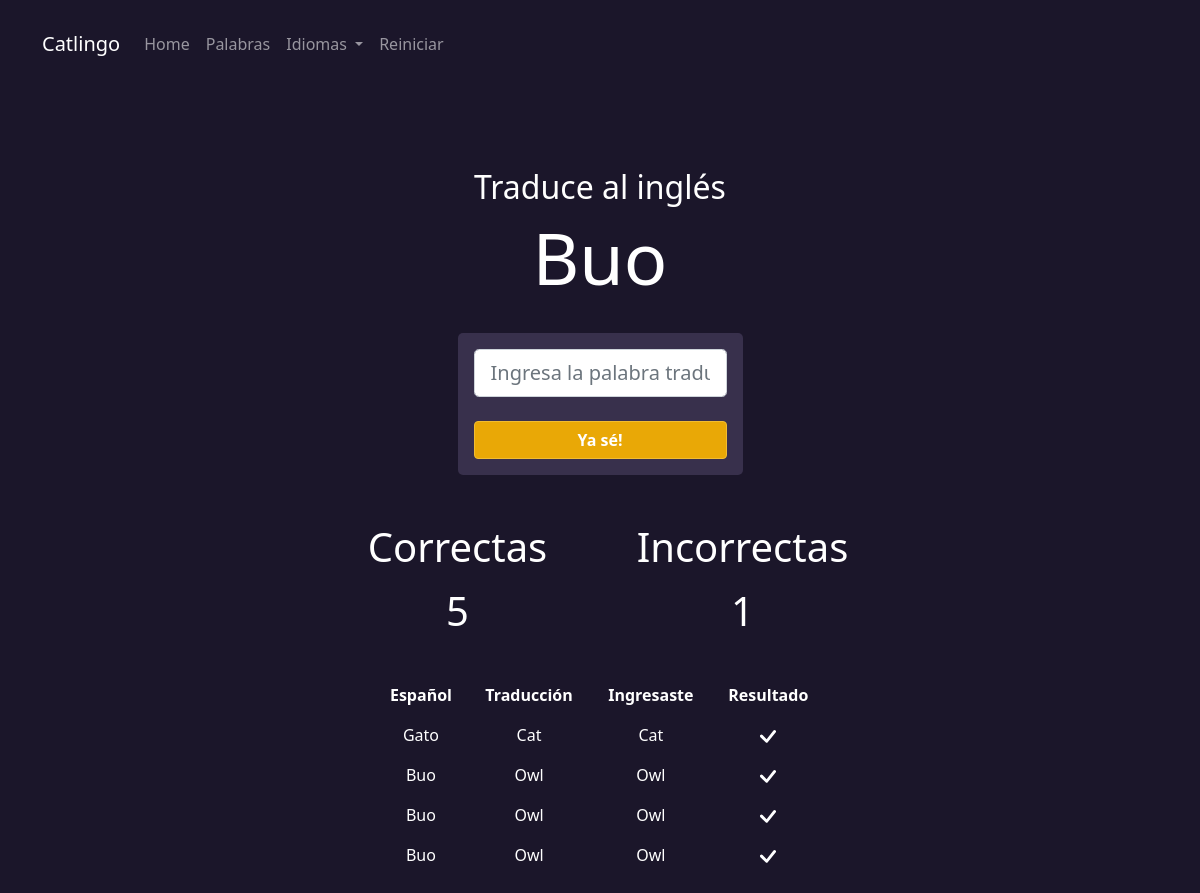
The page / on the database its author committed.
### tables this page shows
CREATE TABLE words (
    id         INTEGER NOT NULL,
    spanish    TEXT,
    english    TEXT,
    italian    TEXT,
    catalan    TEXT,
    PRIMARY KEY(id AUTOINCREMENT)
    );

CREATE TABLE answers (
    id          INTEGER NOT NULL,
    spanish     TEXT,
    word        TEXT,
    submit      TEXT,
    result      INTEGER,
    PRIMARY KEY(id AUTOINCREMENT)
    );

### app.py (the view)
@app.route('/index', methods=['GET'])
@app.route('/', methods=['GET'])
def index():
    con = sqlite3.connect('DB/catlingo.db')
    cur = con.cursor()
    cur.execute("SELECT * FROM users")
    user_data = cur.fetchall()[0] # ejemplo (0, "italian", 2, 0)
    con.close()
    language = user_data[1]
    correct = user_data[2]
    wrong = user_data[3]
    language = traslate_language(language)
    word_tuple = get_random_word()
    answers = -1
    if correct > 0 or wrong > 0:
        con = sqlite3.connect('DB/catlingo.db')
        cur = con.cursor()
        cur.execute("SELECT * FROM answers")
        answers = cur.fetchall()
        con.close()
        answers = answers[::-1]
        if len(answers) > 4:
            answers = answers[:4]
    return render_template('index.html', word_data=word_tuple, correct=correct, wrong=wrong, answers=answers, language=language)

### app.py (called while the page is built)
def traslate_language(language):
    language = language.upper()
    language = Languages[language].value
    if language ==1:
        language = "español"
    if language == 2:
        language = "inglés"
    if language == 3:
        language = "italiano"
    if language == 4:
        language = "catalán"
    return language

def get_random_word():
    con = sqlite3.connect('DB/catlingo.db')
    cur = con.cursor()
    cur.execute("SELECT * FROM words")
    words = cur.fetchall()
    con.close()
    count_words = (len(words))
    random_id = random.randrange(0, count_words)
    word_tuple = words[random_id]
    return word_tuple

### templates/index.html (shortened to what this page needs)
{% extends 'head.html' %} {% block body %}
<div id="recuadro" class="container my-5">
  <div class="row justify-content-center">
    <div class="col-4 pt-3">
      <div class="text-center text-white">
        <h2>Traduce al {{language}}</h2>
        <div class="display-2">
          <p>{{word_data[1].capitalize()}}</p>
        </div>
      </div>
    </div>
  </div>
<div class="row justify-content-center mt-3">
    <div class="col-3 p-3 recuadro-purple text-center">
      <form action="/check/{{word_data[0]}}" method="POST">
        <div class="form-group">
          <input
            type="text"
            class="form-control form-control-lg"
            name="submit_word"
            aria-describedby="helpId"
            placeholder="Ingresa la palabra traducida"
          />
        </div>
        <div class="d-grid gap-2">
          <button type="submit" class="btn btn-warning boton text-white mt-4">
            Ya sé!
          </button>
        </div>
      </form>
    </div>
  </div>
<div class="row justify-content-center pt-5">
    <div class="col-3 text-white text-center">
      <div class="display-6">
        <p>Correctas</p>
        <p>{{correct}}</p>
      </div>
    </div>
            <div class="col-3 text-white text-center">
                <div class="display-6">
                  <p>Incorrectas</p>
                  <p>{{wrong}}</p>
                </div>
              </div>
            </div>
            {% if answers != -1 %}
            <div class="row justify-content-center pt-4">
              <div class="col-5 text-center">
                <table class="table text-white table-borderless">
                  <thead>
                    <tr>
                      <th>Español</th>
                      <th>Traducción</th>
                      <th>Ingresaste</th>
                      <th>Resultado</th>
                    </tr>
                  </thead>
                  <tbody>
                    {% for answer in answers %}
                    <tr>
                      <td scope="row">{{answer[1].capitalize()}}</td>
                      <td>{{answer[2].capitalize()}}</td>
                      <td>{{answer[3].capitalize()}}</td>
                      {% if answer[4] == 1 %}
                      <td>
                        <svg
                          xmlns="<http://www.w3.org/2000/svg>"
                          width="16"
                          height="16"
                          fill="currentColor"
                          class="bi bi-check-lg"
                          viewBox="0 0 16 16"
                        >
                          <path
                            d="M13.485 1.431a1.473 1.473 0 0 1 2.104 2.062l-7.84 9.801a1.473 1.473 0 0 1-2.12.04L.431 8.138a1.473 1.473 0 0 1 2.084-2.083l4.111 4.112 6.82-8.69a.486.486 0 0 1 .04-.045z"
                          />
                        </svg>
                      </td>
                      {% endif %}
                    </tr>
                    {% endfor %}
                  </tbody>
                </table>
              </div>
            </div>
            {% endif %}
           </div>
          {% endblock body %}

### static/css/style.css (style rules this page uses)
:root { --richBlack: #1b162a; --lightBlack: #1f1a30; --neonBlue: #0df5e3; --neonOrange: #ff8534; --neonOrange: #db6b20; --purpleDark: #38304c; --purpleText: #696574; }
#recuadro { padding-top: 2rem; }
.recuadro-purple { background-color: var(--purpleDark); border-radius: 5px; }
.boton { color: #fff; border-color: #f1bc31; background: #e9a806; font-weight: bold; }
body { background-color: var(--richBlack); }

### rows shown on the page
words: spanish "Buo"
answers: spanish "Gato", word "Cat", submit "Cat", result 1 (drawn)
answers: spanish "Buo", word "Owl", submit "Owl", result 1 (drawn)
answers: spanish "Buo", word "Owl", submit "Owl", result 1 (drawn)
answers: spanish "Buo", word "Owl", submit "Owl", result 1 (drawn)

### other values the page prints
{{ language }} "inglés"
{{ correct }} "5"
{{ wrong }} "1"
